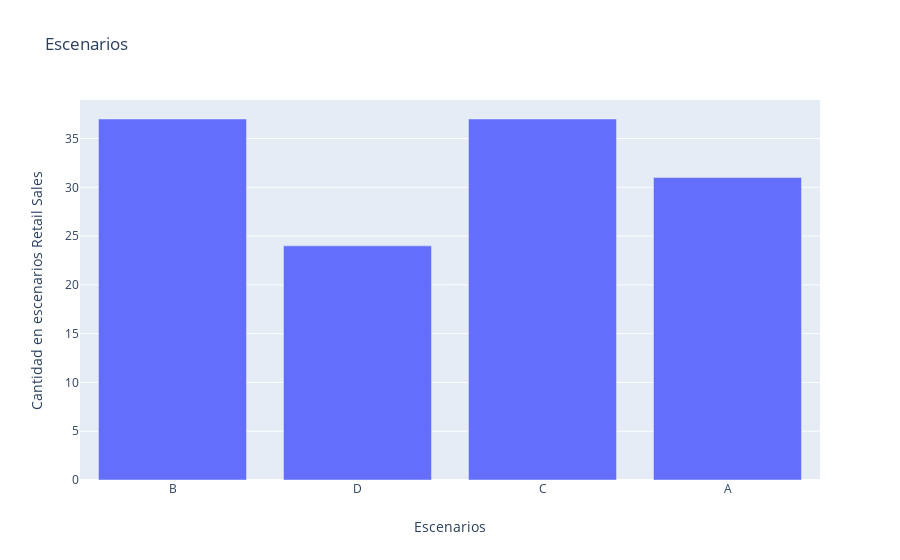

The cell this chart's notebook holds for it:
### Code cell
fig = go.Figure()
fig = make_subplots()
fig.add_trace(go.Bar(x=escenariosRS['escenario'], 
                     y=escenariosRS['cantidad'],
                         hovertemplate = '<i>Casos</i>: %{y}'
                        '<br><b>Identificador</b>: %{x}<br>'),secondary_y=False)
# Título gráfica
fig.update_layout(title_text='Escenarios')
    
# Título ejes x & y
fig.update_xaxes(title_text='Escenarios')
fig.update_yaxes(title_text='Cantidad en escenarios Retail Sales', secondary_y=False)
    
fig.show()

### Figure 1 — Plotly figure (JSON) as saved in the notebook; plotly's stock layout.template omitted (floating-point values rounded to 4 significant figures)
{"data": [{"hovertemplate": "<i>Casos</i>: %{y}<br><b>Identificador</b>: %{x}<br>", "type": "bar", "x": ["B", "D", "C", "A"], "xaxis": "x", "y": [37, 24, 37, 31], "yaxis": "y"}], "layout": {"title": {"text": "Escenarios"}, "xaxis": {"anchor": "y", "domain": [0, 1], "title": {"text": "Escenarios"}}, "yaxis": {"anchor": "x", "domain": [0, 1], "title": {"text": "Cantidad en escenarios Retail Sales"}}}}
